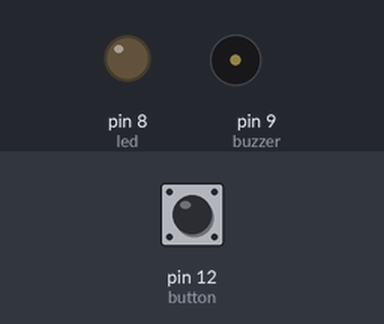
Recording of a sketch running on a simulated Arduino Uno, built with avr-gcc and run on an emulated ATmega328P. Parts: output pins drawn as LEDs (lit = HIGH), buzzer (waves = sounding, pin HIGH). The test bench sets the inputs (shaded band); at power-on: pin 12 (button) LOW.

Above: at 1.2 s.
1.3 s: pin 12 (button) pulled HIGH for 0.15 s
At 1.4 s:
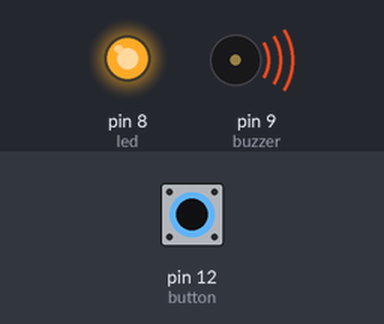
3.0 s: pin 12 (button) pulled HIGH for 3.2 s
At 7.6 s:
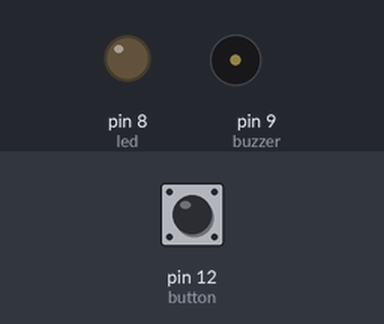
Timing chart, 0 to 9.1 s (numbered marks = the images above; inputs shaded):
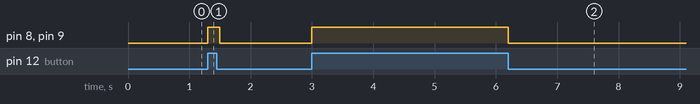

Measured:
- after the input at 1.3 s, pin 8 (led), pin 9 (buzzer): LOW → HIGH at once, → LOW 0.20 s later
- after the input at 3.0 s, pin 8 (led), pin 9 (buzzer): LOW → HIGH at once, → LOW 3.2 s later

The sketch:

very-simple-alarm.ino
```cpp
// Wiring code generated from an ArduinoML model
// Application name: VerySimpleAlarm

void setup(){
  pinMode(12, INPUT);  // button [Sensor]
  pinMode(9, OUTPUT); // buzzer [Actuator]
  pinMode(8, OUTPUT); // led [Actuator]
}

long time = 0; long debounce = 200;

void state_off() {
  digitalWrite(9,LOW);
  digitalWrite(8,LOW);
  boolean guard = millis() - time > debounce;
  if( guard && digitalRead(12) == HIGH ) {
    time = millis();
    state_on();
  } else {
    state_off();
  }
}

void state_on() {
  digitalWrite(9,HIGH);
  digitalWrite(8,HIGH);
  boolean guard = millis() - time > debounce;
  if( guard && digitalRead(12) == LOW ) {
    time = millis();
    state_off();
  } else {
    state_on();
  }
}

void loop() {
  state_off();
}
```
